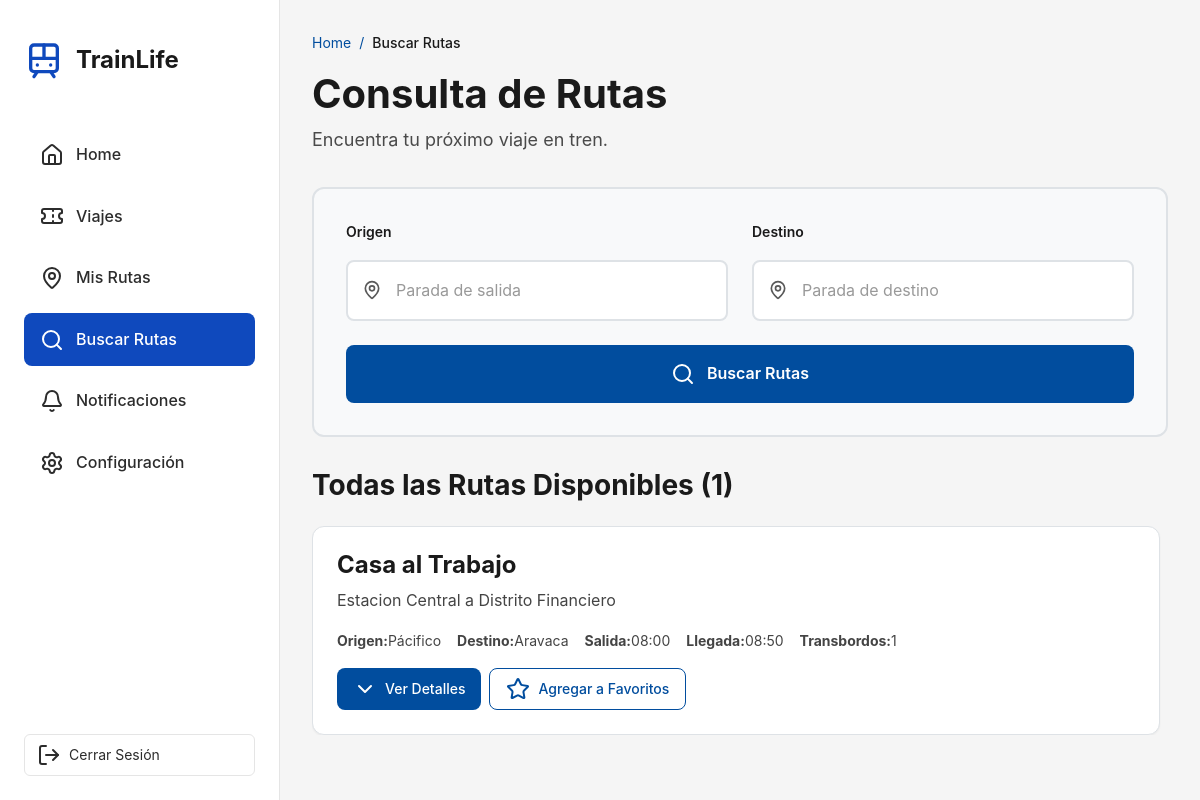
Before: /buscarRutas/1/ (signed in) with the older database file.
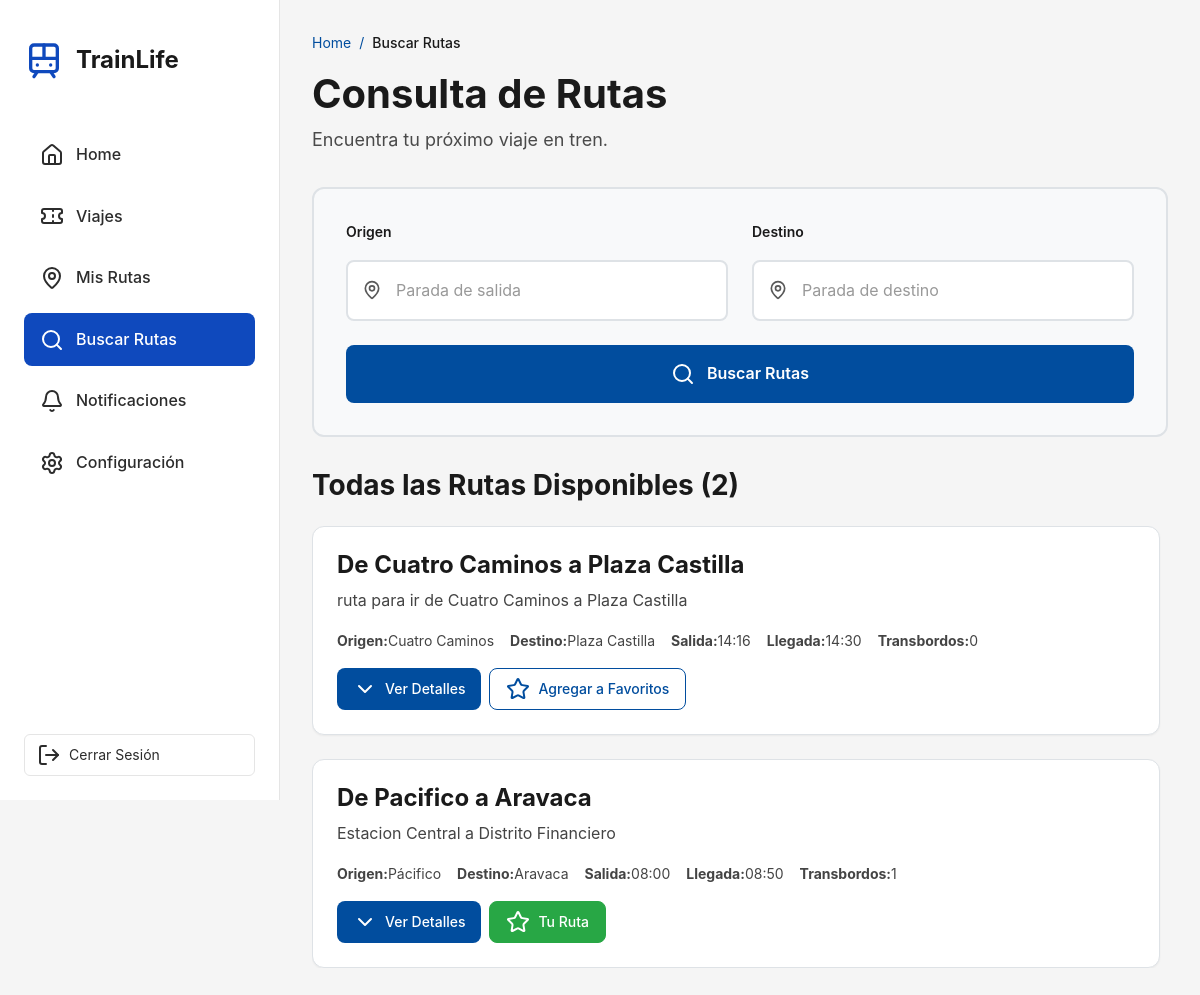
After: the same page with the newer database file.
### trainLife/models.py (models this page shows, shortened)
class Ruta(models.Model):
    usuarios = models.ManyToManyField(Usuario, related_name='rutas', blank=True)
    nombre = models.CharField(max_length=200)  # Nombre descriptivo de la ruta
    descripcion = models.TextField(blank=True, null=True)  # Descripción opcional
    fechaCreacion = models.DateTimeField(auto_now_add=True)
    fechaActualizacion = models.DateTimeField(auto_now=True)
    class Meta:
        ordering = ['-fechaCreacion']
        verbose_name = 'Ruta'
        verbose_name_plural = 'Rutas'

class Trayecto(models.Model):
    ruta = models.ForeignKey(Ruta, on_delete=models.CASCADE, related_name='trayectos')
    orden = models.PositiveIntegerField(default=1)  # Orden del trayecto en la ruta
    estacionSalida = models.CharField(max_length=200)  # Ej: "Estación Central"
    andenSalida = models.CharField(max_length=10, blank=True, null=True)  # Ej: "3B"
    estacionLlegada = models.CharField(max_length=200)  # Ej: "Estación Intermedia"
    andenLlegada = models.CharField(max_length=10, blank=True, null=True)  # Ej: "1A"
    horaSalida = models.TimeField()  # Hora de salida
    horaLlegada = models.TimeField()  # Hora de llegada
    nombreLinea = models.CharField(max_length=100)  # Ej: "Línea 1 (Roja)"
    colorLinea = models.CharField(max_length=50, blank=True, null=True)  # Ej: "Roja", "Azul"
    imagenMapa = models.ImageField(upload_to='trayectos/mapas/', blank=True, null=True)
    fechaCreacion = models.DateTimeField(auto_now_add=True)
    class Meta:
        ordering = ['ruta', 'orden']
        verbose_name = 'Trayecto'
        verbose_name_plural = 'Trayectos'

### trainLife/views.py (the view, shortened to what this page needs)
# urls.py: path('buscarRutas/<int:usuario_id>/', views.buscarRutas, name='buscar_rutas'),
def buscarRutas(request, usuario_id):
    session_usuario_id = request.session.get('usuario_id')
    if not session_usuario_id or session_usuario_id != usuario_id:
        return redirect('login')
    usuario = Usuario.objects.filter(id=usuario_id).first()
    if not usuario:
        return redirect('login')
    rutas_disponibles = Ruta.objects.all().prefetch_related('trayectos').order_by('-fechaCreacion')
    busqueda = None
    from datetime import date
    fecha_actual = date.today().strftime('%Y-%m-%d')
    return render(request, 'buscarRutas.html', {
        'usuario': usuario,
        'rutas': rutas_disponibles,
        'busqueda': busqueda,
        'fecha_actual': fecha_actual
    })

### trainLife/templates/buscarRutas.html (shortened to what this page needs)
<!DOCTYPE html>
<html lang="es">
<head>
    {% load static %}
    <link href="https://cdn.jsdelivr.net/npm/bootstrap@5.3.0/dist/css/bootstrap.min.css" rel="stylesheet">
    <link rel="stylesheet" href="{% static 'styles/buscarRutas.css' %}">
    <link rel="stylesheet" href="{% static 'styles/sidebar.css' %}">
    <link rel="stylesheet" href="{% static 'styles/confirmModal.css' %}">
</head>
<body>
    <div class="dashboard-container">
        {% with seccion_actual='buscar_rutas' %}
            {% include 'includes/sidebar.html' %}
        {% endwith %}
        <main class="main-content">
            <div class="content-wrapper">
                <nav class="breadcrumbs" aria-label="breadcrumb">
                    <a href="{% url 'inicio_usuario' usuario.id %}" class="breadcrumb-link">Home</a>
                    <span class="breadcrumb-separator">/</span>
                    <span class="breadcrumb-current">Buscar Rutas</span>
                </nav>
                <header class="page-header">
                    <h2 class="page-title">Consulta de Rutas</h2>
                    <p class="page-subtitle">Encuentra tu próximo viaje en tren.</p>
                </header>
                <section class="search-form-section">
                    <form id="searchForm" class="search-form" method="GET" action="{% url 'buscar_rutas' usuario.id %}" role="search" aria-label="Buscar rutas de tren">
                        <div class="form-grid">
                            <div class="form-group">
                                <label for="origen" class="form-label">Origen</label>
                                <div class="input-wrapper">
                                    <input
                                        type="text"
                                        id="origen"
                                        name="origen"
                                        class="form-input"
                                        placeholder="Parada de salida"
                                        aria-label="Estación de origen"
                                        value="{{ busqueda.origen|default:'' }}"
                                    >
                                </div>
                            </div>
                            <div class="form-group">
                                <label for="destino" class="form-label">Destino</label>
                                <div class="input-wrapper">
                                    <input
                                        type="text"
                                        id="destino"
                                        name="destino"
                                        class="form-input"
                                        placeholder="Parada de destino"
                                        aria-label="Estación de destino"
                                        value="{{ busqueda.destino|default:'' }}"
                                    >
                                </div>
                            </div>
                        </div>
                        <button type="submit" class="btn-search">
                            <i data-lucide="search"></i>
                            Buscar Rutas
                        </button>
                    </form>
                </section>
                <section class="routes-section">
                    <h3 class="section-title">
                        {% if busqueda %}
                            Resultados de la Búsqueda ({{ rutas|length }})
                        {% else %}
                            Todas las Rutas Disponibles ({{ rutas|length }})
                        {% endif %}
                    </h3>
                    {% if rutas %}
                        <div id="routesContainer" class="routes-container">
                            {% for ruta in rutas %}
                                <div class="route-card" id="route-{{ ruta.id }}" data-route-id="{{ ruta.id }}">
                                    <div class="route-header">
                                        <div class="route-info">
                                            <h2 class="route-title">{{ ruta.nombre }}</h2>
                                            <p class="route-description">
                                                {{ ruta.descripcion|default:"Sin descripción disponible" }}
                                            </p>
                                            {% if ruta.trayectos.all %}
                                                {% with primer_trayecto=ruta.trayectos.first ultimo_trayecto=ruta.trayectos.last %}
                                                <div class="route-summary">
                                                    <span><strong>Origen:</strong> {{ primer_trayecto.estacionSalida }}</span>
                                                    <span><strong>Destino:</strong> {{ ultimo_trayecto.estacionLlegada }}</span>
                                                    <span><strong>Salida:</strong> {{ primer_trayecto.horaSalida|time:"H:i" }}</span>
                                                    <span><strong>Llegada:</strong> {{ ultimo_trayecto.horaLlegada|time:"H:i" }}</span>
                                                    <span><strong>Transbordos:</strong> {{ ruta.trayectos.count|add:"-1" }}</span>
                                                </div>
                                                {% endwith %}
                                            {% endif %}
                                            <div class="route-actions">
                                                <button class="btn-toggle">
                                                    <i data-lucide="chevron-down"></i>
                                                    Ver Detalles
                                                </button>
                                                {% if usuario not in ruta.usuarios.all %}
                                                <button class="btn-save"
                                                    data-route-id="{{ ruta.id }}"
                                                    data-route-name="{{ ruta.nombre|escapejs }}"
                                                    data-user-id="{{ usuario.id }}">
                                                    <i data-lucide="star"></i>
                                                    Agregar a Favoritos
                                                </button>
                                                {% else %}
                                                <button class="btn-saved" disabled>
                                                    <i data-lucide="star" class="fill-star"></i>
                                                    Tu Ruta
                                                </button>
                                                {% endif %}
                                            </div>
                                        </div>
                                    </div>
                                </div>
                            {% endfor %}
                        </div>
                    {% endif %}
                </section>
            </div>
        </main>
    </div>
</body>
</html>

### trainLife/templates/includes/sidebar.html (shortened to what this page needs)
<aside class="sidebar" aria-label="Navegación principal">
    <div class="sidebar-content">
        <div class="logo-section">
            <i data-lucide="train" class="logo-icon"></i>
            <h1 class="logo-text">TrainLife</h1>
        </div>
        <nav class="nav-menu" aria-label="{% block nav_label %}Menú de navegación{% endblock %}">
            <a class="nav-item {% if seccion_actual == 'home' %}active{% endif %}" href="{% url 'inicio_usuario' usuario.id %}" aria-label="Ir a inicio" {% if seccion_actual == 'home' %}aria-current="page"{% endif %}>
                <i data-lucide="home"></i>
                <span>Home</span>
            </a>
            <a class="nav-item {% if seccion_actual == 'viajes' %}active{% endif %}" href="{% url 'viajes_usuario' usuario.id %}" aria-label="Ir a viajes" {% if seccion_actual == 'viajes' %}aria-current="page"{% endif %}>
                <i data-lucide="ticket"></i>
                <span>Viajes</span>
            </a>
            <a class="nav-item {% if seccion_actual == 'mis_rutas' %}active{% endif %}" href="{% url 'mis_rutas' usuario.id %}" aria-label="Ir a Mis Rutas" {% if seccion_actual == 'mis_rutas' %}aria-current="page"{% endif %}>
                <i data-lucide="map-pin"></i>
                <span>Mis Rutas</span>
            </a>
            <a class="nav-item {% if seccion_actual == 'buscar_rutas' %}active{% endif %}" href="{% url 'buscar_rutas' usuario.id %}" aria-label="Buscar rutas" {% if seccion_actual == 'buscar_rutas' %}aria-current="page"{% endif %}>
                <i data-lucide="search"></i>
                <span>Buscar Rutas</span>
            </a>
            <a class="nav-item " href="{% url 'notificaciones' usuario.id %}" aria-label="Ver notificaciones" >
                <i data-lucide="bell"></i>
                <span>Notificaciones</span>
            </a>
            <a class="nav-item " href="{% url 'configuracion' usuario.id %}" aria-label="Ir a configuración" >
                <i data-lucide="settings"></i>
                <span>Configuración</span>
            </a>
        </nav>
        <button class="logout-btn" onclick="window.location.href='{% url 'salir' usuario.id %}'" aria-label="Cerrar sesión">
            <i data-lucide="log-out"></i>
            <span>Cerrar Sesión</span>
        </button>
    </div>
</aside>

### trainLife/static/styles/buscarRutas.css (style rules this page uses)
:root { --primary-color: #014d9e; --primary-hover: #01336b; --success-color: #28a745; --success-hover: #218838; --text-dark: #1a1a1a; --text-secondary: #444444; --text-light: #999999; --bg-main: #f5f5f5; --bg-white: #ffffff; --bg-form: #f8f9fa; --bg-badge: #d4e3f7; --border-color: #dee2e6; --border-input: #dee2e6; --shadow-sm: 0 1px 2px rgba(0, 0, 0, 0.05); --shadow-md: 0 4px 6px rgba(0, 0, 0, 0.07); --sidebar-width: 280px; }
* { margin: 0; padding: 0; box-sizing: border-box; }
body { font-family: 'Inter', -apple-system, BlinkMacSystemFont, 'Segoe UI', sans-serif; background-color: var(--bg-main); color: var(--text-dark); line-height: 1.6; -webkit-font-smoothing: antialiased; -moz-osx-font-smoothing: grayscale; }
.dashboard-container { display: flex; min-height: 100vh; }
.main-content { flex: 1; margin-left: var(--sidebar-width); padding: 2rem; min-height: 100vh; }
.content-wrapper { max-width: 1200px; margin: 0 auto; }
.breadcrumbs { display: flex; align-items: center; gap: 0.5rem; margin-bottom: 1rem; font-size: 0.875rem; }
.breadcrumb-link { color: var(--primary-color); text-decoration: none; }
.breadcrumb-separator { color: var(--primary-color); }
.breadcrumb-current { color: var(--text-dark); font-weight: 500; }
.page-header { margin-bottom: 2rem; }
.page-title { font-size: 2.5rem; font-weight: 700; color: var(--text-dark); margin-bottom: 0.5rem; }
.page-subtitle { font-size: 1.125rem; color: #4a4a4a; }
.search-form-section { background-color: var(--bg-form); padding: 2rem; border-radius: 0.75rem; margin-bottom: 2rem; border: 2px solid var(--border-color); }
.search-form { display: flex; flex-direction: column; gap: 1.5rem; }
.form-grid { display: grid; grid-template-columns: repeat(auto-fit, minmax(250px, 1fr)); gap: 1.5rem; }
.form-group { display: flex; flex-direction: column; gap: 0.5rem; }
.form-label { font-size: 0.875rem; font-weight: 600; color: var(--text-dark); }
.input-wrapper { position: relative; display: flex; align-items: center; }
.form-input { width: 100%; padding: 1rem 1rem 1rem 3rem; border: 2px solid var(--border-input); border-radius: 0.5rem; font-size: 1rem; color: var(--text-dark); background-color: var(--bg-white); transition: all 0.2s; }
.form-input::placeholder { color: var(--text-light); }
.btn-search { width: 100%; padding: 1rem 1.5rem; background-color: var(--primary-color); color: white; border: none; border-radius: 0.5rem; font-size: 1rem; font-weight: 600; cursor: pointer; transition: all 0.2s; display: flex; align-items: center; justify-content: center; gap: 0.75rem; }
.section-title { font-size: 1.75rem; font-weight: 700; color: var(--text-dark); margin-bottom: 1.5rem; }
.routes-container { display: flex; flex-direction: column; gap: 1.5rem; max-height: 800px; overflow-y: auto; padding-right: 0.5rem; }
.route-card { background-color: var(--bg-white); border-radius: 0.75rem; padding: 1.5rem; box-shadow: var(--shadow-sm); border: 1px solid var(--border-color); }
.route-header { display: flex; gap: 1.5rem; justify-content: space-between; align-items: flex-start; }
.route-info { flex: 1; }
.route-title { font-size: 1.5rem; font-weight: 700; color: var(--text-dark); margin-bottom: 0.5rem; }
.route-description { font-size: 1rem; color: var(--text-secondary); margin-bottom: 1rem; }
.route-actions { display: flex; gap: 0.5rem; flex-wrap: wrap; }
.btn-toggle, .btn-save, .btn-saved { display: inline-flex; align-items: center; gap: 0.5rem; padding: 0.5rem 1rem; border-radius: 0.5rem; font-size: 0.875rem; font-weight: 500; cursor: pointer; transition: all 0.2s; border: none; }
.btn-toggle { background-color: var(--primary-color); color: white; }
.btn-save { background-color: var(--bg-white); color: var(--primary-color); border: 1px solid var(--primary-color); }
.btn-saved { background-color: var(--success-color); color: white; border: 1px solid var(--success-color); }
.route-summary { display: flex; flex-wrap: wrap; gap: 1rem; margin-bottom: 1rem; font-size: 0.875rem; color: var(--text-secondary); }
.route-summary span { display: flex; align-items: center; }
.routes-section { margin-top: 2rem; }

Changed rows visible on the page:
added Ruta: nombre "De Cuatro Caminos a Plaza Castilla", descripcion "ruta para ir de Cuatro Caminos a Plaza Castilla", trayectos.first.estacionSalida "Cuatro Caminos", trayectos.last.estacionLlegada "Plaza Castilla", trayectos.first.horaSalida "14:16", trayectos.last.horaLlegada "14:30", trayectos.count|add "0"
changed Ruta "Estacion Central a Distrito Financiero": nombre "Casa al Trabajo" → "De Pacifico a Aravaca"; now shows "Tu Ruta"; no longer shows "Agregar a Favoritos"
Other visible differences:
{{ rutas|length }}: "1" → "2"
